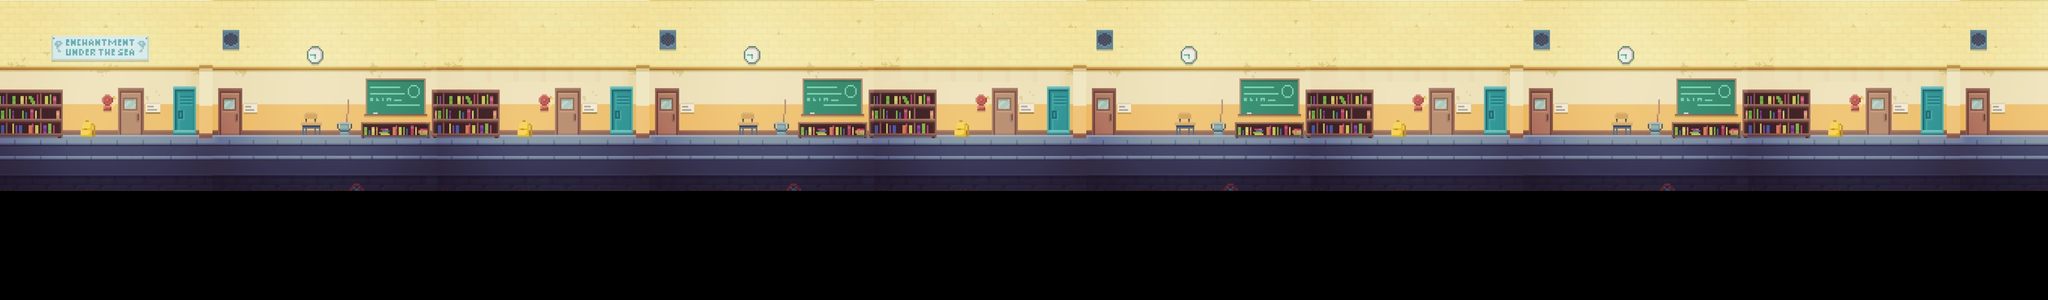

A level layout from a 2D game, rendered from its tile map. Below: a short description, then the map file with its tile-grid data intact:
An orthogonal 75x11 tile map with 64x64 px tiles, 1 tile layer (Camada de Blocos 2), 3 tilesets.

<map version="1.10" tiledversion="1.10.2" orientation="orthogonal" renderorder="right-down" width="75" height="11" tilewidth="64" tileheight="64" infinite="0" nextlayerid="4" nextobjectid="1">
 <editorsettings>
  <export target="teste_level_0..csv" format="csv" />
 </editorsettings>
 <tileset firstgid="1" name="back" tilewidth="64" tileheight="64" tilecount="112" columns="16">
  <image source="../../images/twitter background/trabaiando no background school.jpg" width="1069" height="499" />
 </tileset>
 <tileset firstgid="113" name="esgotos" tilewidth="64" tileheight="64" tilecount="256" columns="16">
  <image source="../../images/twitter background/esgoto.jpeg" width="1080" height="1080" />
 </tileset>
 <tileset firstgid="369" name="background_2" tilewidth="64" tileheight="64" tilecount="112" columns="16">
  <image source="../../images/twitter_background/full_school.jpg" width="1034" height="499" />
 </tileset>
 <layer id="3" name="Camada de Blocos 2" width="75" height="11">
  <data encoding="csv">
369,370,371,372,373,374,375,376,377,378,379,380,381,382,383,384,369,370,371,372,373,374,375,376,377,378,379,380,381,382,383,384,369,370,371,372,373,374,375,376,377,378,379,380,381,382,383,384,369,370,371,372,373,374,375,376,377,378,379,380,381,382,383,384,369,370,371,372,373,374,375,376,377,378,379,
385,386,387,388,389,390,391,392,393,394,395,396,397,398,399,400,385,391,391,391,391,391,391,392,393,394,395,396,397,398,399,400,385,391,391,391,391,391,391,392,393,394,395,396,397,398,399,400,385,391,391,391,391,391,391,392,393,394,395,396,397,398,399,400,385,391,391,391,391,391,391,392,393,394,395,
401,402,403,404,405,406,407,408,409,410,411,412,413,414,415,416,401,407,407,407,407,407,407,408,409,410,411,412,413,414,415,416,401,407,407,407,407,407,407,408,409,410,411,412,413,414,415,416,401,407,407,407,407,407,407,408,409,410,411,412,413,414,415,416,401,407,407,407,407,407,407,408,409,410,411,
417,418,419,420,421,422,423,424,425,426,427,428,429,430,431,432,417,418,419,420,421,422,423,424,425,426,427,428,429,430,431,432,417,418,419,420,421,422,423,424,425,426,427,428,429,430,431,432,417,418,419,420,421,422,423,424,425,426,427,428,429,430,431,432,417,418,419,420,421,422,423,424,425,426,427,
433,434,435,436,437,438,439,440,441,442,443,444,445,446,447,448,433,434,435,436,437,438,439,440,441,442,443,444,445,446,447,448,433,434,435,436,437,438,439,440,441,442,443,444,445,446,447,448,433,434,435,436,437,438,439,440,441,442,443,444,445,446,447,448,433,434,435,436,437,438,439,440,441,442,443,
449,450,451,452,453,454,455,456,457,458,459,460,461,462,463,464,449,450,451,452,453,454,455,456,457,458,459,460,461,462,463,464,449,450,451,452,453,454,455,456,457,458,459,460,461,462,463,464,449,450,451,452,453,454,455,456,457,458,459,460,461,462,463,464,449,450,451,452,453,454,455,456,457,458,459,
465,466,467,468,469,470,471,472,473,474,475,476,477,478,479,480,465,466,467,468,469,470,471,472,473,474,475,476,477,478,479,480,465,466,467,468,469,470,471,472,473,474,475,476,477,478,479,480,465,466,467,468,469,470,471,472,473,474,475,476,477,478,479,480,465,466,467,468,469,470,471,472,473,474,475,
0,0,0,0,0,0,0,0,0,0,0,0,0,0,0,0,0,0,0,0,0,0,0,0,0,0,0,0,0,0,0,0,0,0,0,0,0,0,0,0,0,0,0,0,0,0,0,0,0,0,0,0,0,0,0,0,0,0,0,0,0,0,0,0,0,0,0,0,0,0,0,0,0,0,0,
0,0,0,0,0,0,0,0,0,0,0,0,0,0,0,0,0,0,0,0,0,0,0,0,0,0,0,0,0,0,0,0,0,0,0,0,0,0,0,0,0,0,0,0,0,0,0,0,0,0,0,0,0,0,0,0,0,0,0,0,0,0,0,0,0,0,0,0,0,0,0,0,0,0,0,
0,0,0,0,0,0,0,0,0,0,0,0,0,0,0,0,0,0,0,0,0,0,0,0,0,0,0,0,0,0,0,0,0,0,0,0,0,0,0,0,0,0,0,0,0,0,0,0,0,0,0,0,0,0,0,0,0,0,0,0,0,0,0,0,0,0,0,0,0,0,0,0,0,0,0,
0,0,0,0,0,0,0,0,0,0,0,0,0,0,0,0,0,0,0,0,0,0,0,0,0,0,0,0,0,0,0,0,0,0,0,0,0,0,0,0,0,0,0,0,0,0,0,0,0,0,0,0,0,0,0,0,0,0,0,0,0,0,0,0,0,0,0,0,0,0,0,0,0,0,0
</data>
 </layer>
</map>